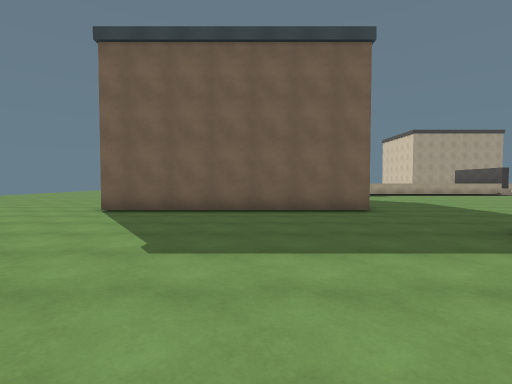
view 1 (above)

17 first-person views from a walk through a scene from a Unity 3-D project. The camera is 1.4 m above the floor, tilts 2° down and sees 85° across. The floor is counted in squares, 2 m on a side. Each view is taken from the middle of a square. On the plan, view 1 faces up. The plan holds only what a view shows up to about 9 squares ahead; the rest is blank. The place goes on beyond the plan. The player character is not drawn.

view 2
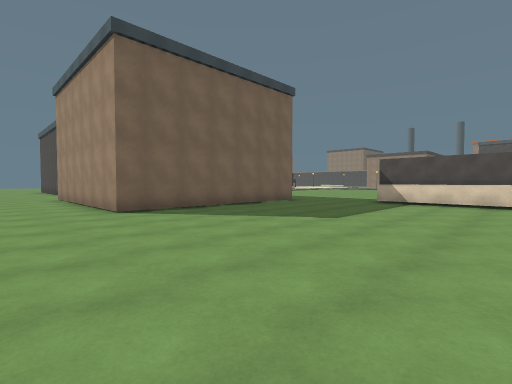

view 3
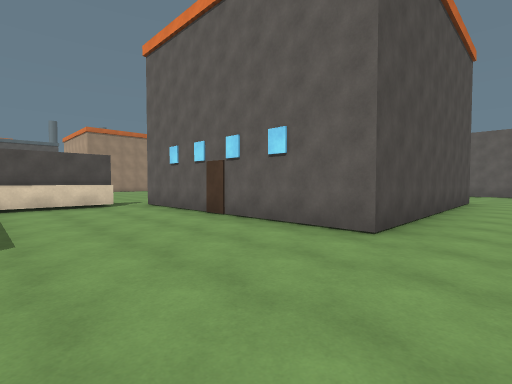

view 4
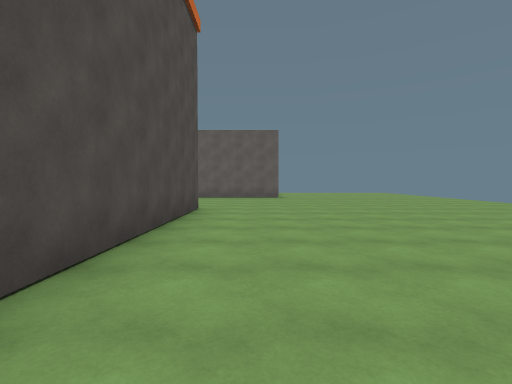

view 5
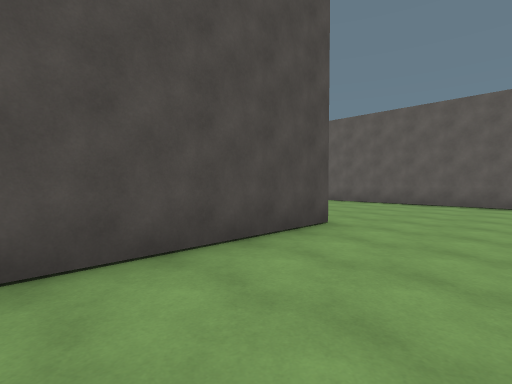

view 6
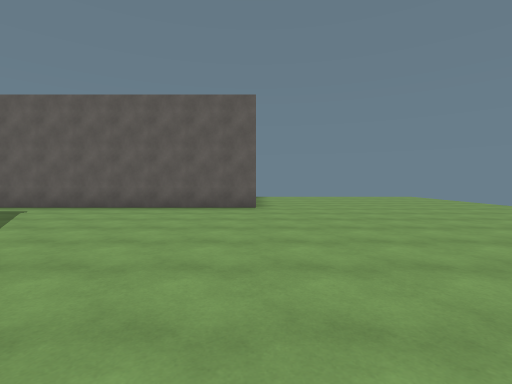

view 7
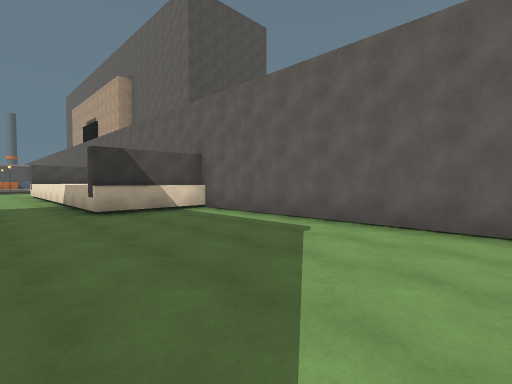

view 8
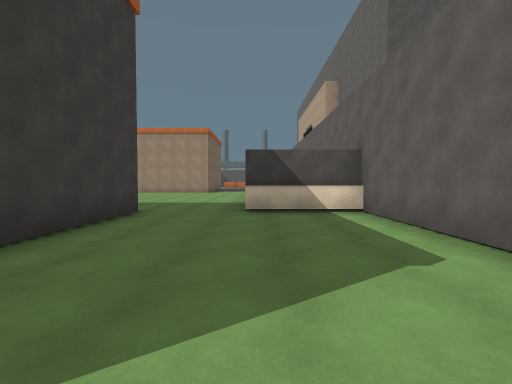

view 9
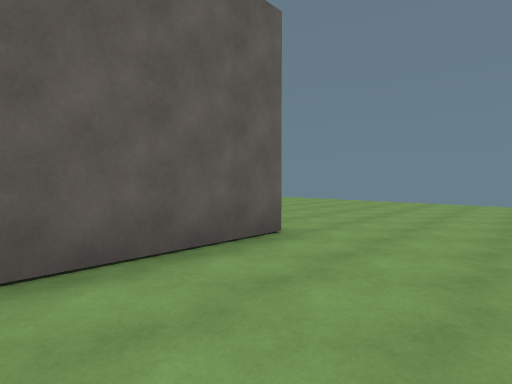

view 10
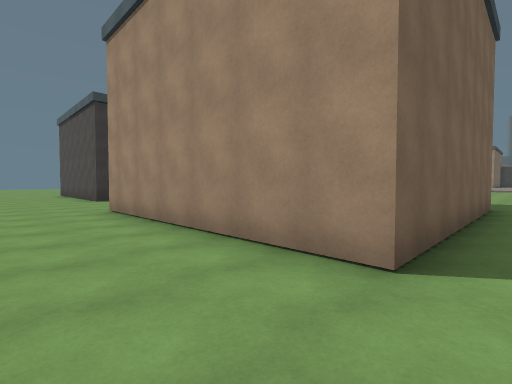

view 11
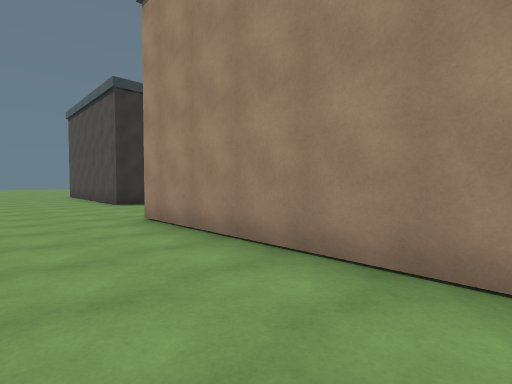

view 12
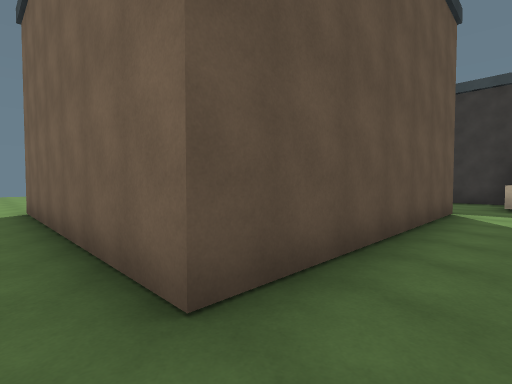

view 13
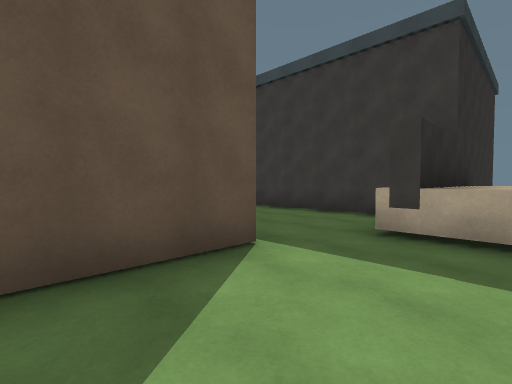

view 14
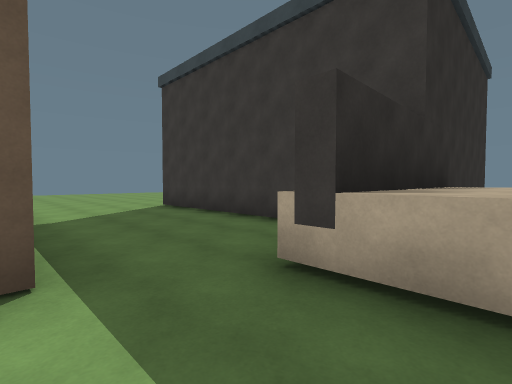

view 15
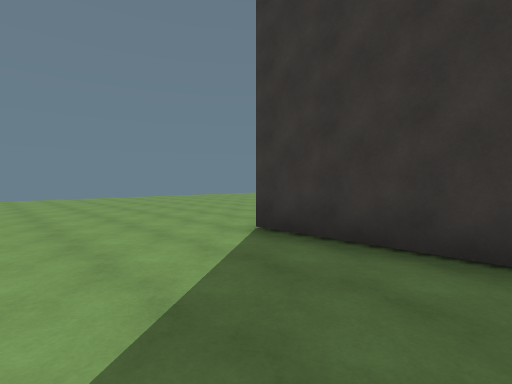

view 16
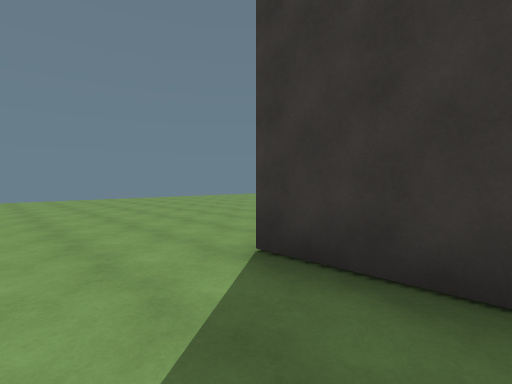

view 17
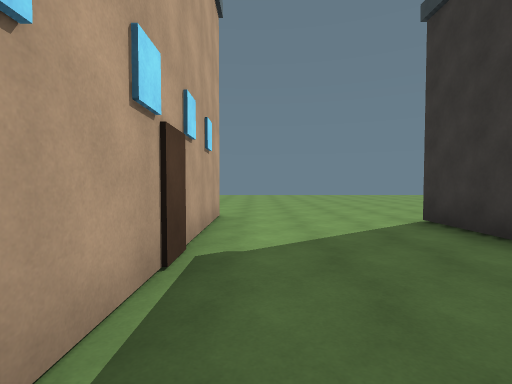

### Floor plan
Points are (right, up) in squares from view 1. A wall is a line through its corners. A room is listed if a view was taken in it or the views show most of it. See-through windows are left out.
Room 1 (views 1, 2, 3, 4, 5, 6, 7, 8, 9, 10, 11, 15, 16, 17)
walls: (2.8, 6.7) (-3.7, 6.7) (-3.7, 13.3) (1.2, 13.3); (3.5, 0.1) (3.5, 3.2); (3.7, 0.2) (3.7, 3.1); (-3.5, -8.4) (-3.5, -0.8) (3.5, -0.8); (3.5, -8.3) (-0.1, -8.3); (3.6, 17) (-3, 17) (-3, 17.8); (-6, -13.5) (3.7, -13.5) (3.7, -10.8); (3.5, -13.6) (3.5, -10.8)
ways out: opening at (2.3, 5) to room 2; opening at (2.3, 15) to room 2; opening at (3, -9.5) to room 2; opening at (3, 0) to room 2
Room 2 (views 12, 13, 14)
walls: (5, 14.8) (3.5, 14.8); (2.8, 13.4) (2.8, 6.7); (3.7, -10.8) (8, -10.8); (4, 22.5) (4, 14.8)
ways out: opening at (2.3, 5) to room 1; opening at (2.3, 15) to room 1; opening at (3, -9.5) to room 1; opening at (3, 0) to room 1

Where each view was taken, in squares from view 1:
view 1: 0 up, 0 right, facing up
view 2: 0 up, 6 left, facing up-right
view 3: 3 up, 5 left, facing down-right
view 4: 1 down, 5 left, facing down
view 5: 4 down, 6 left, facing down-right
view 6: 6 down, 6 left, facing down
view 7: 9 down, 3 left, facing down-right
view 8: 11 down, 3 left, facing right
view 9: 11 down, 3 left, facing down-left
view 10: 6 up, 6 left, facing up-right
view 11: 8 up, 6 left, facing up-right
view 12: 6 up, 4 right, facing up-left
view 13: 11 up, 5 right, facing up-left
view 14: 13 up, 5 right, facing up-left
view 15: 14 up, 0 right, facing up-left
view 16: 15 up, 1 left, facing up-left
view 17: 14 up, 2 right, facing left
